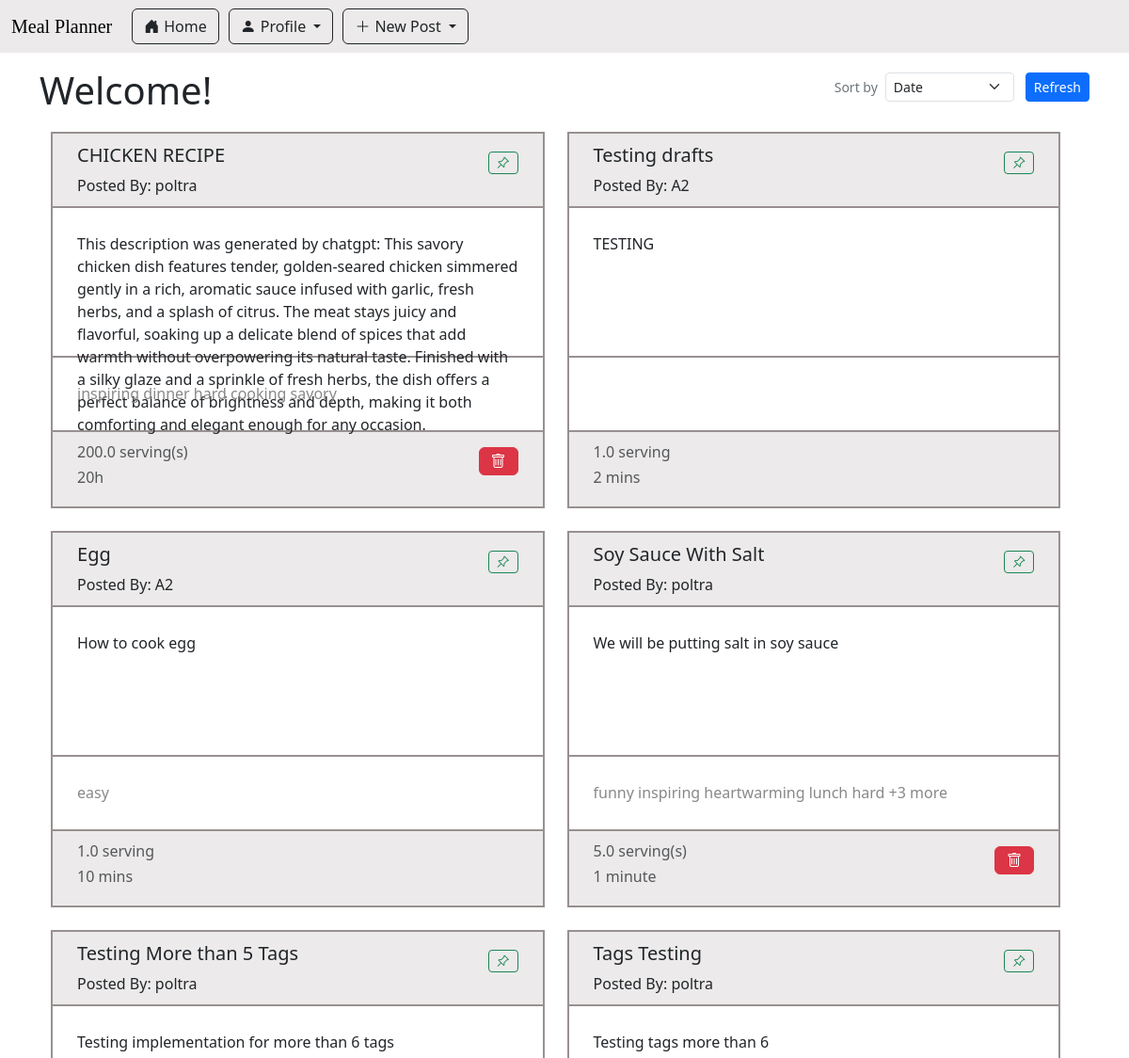
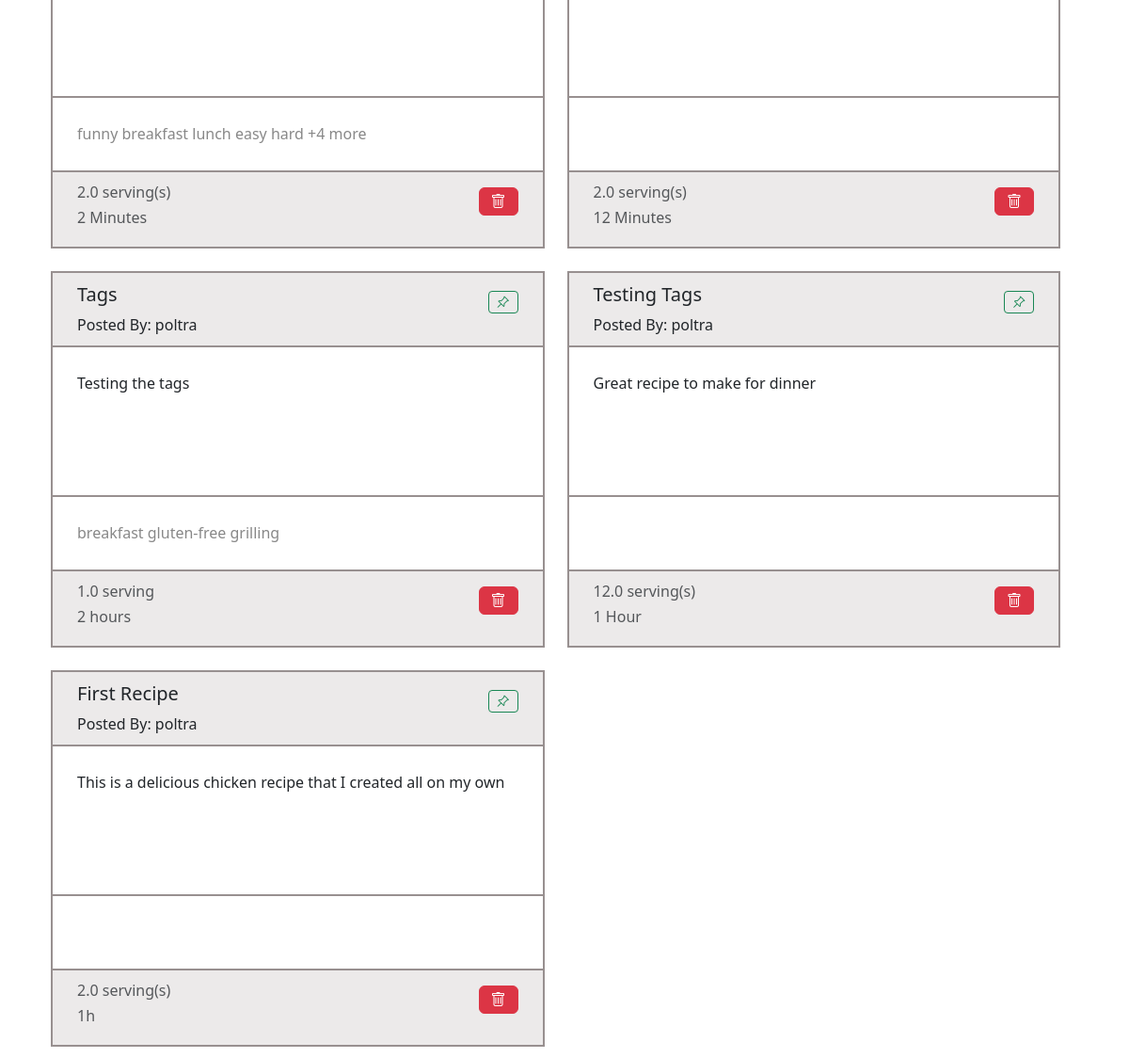
The app's page /index (signed in) with its own data (2 pictures, top to bottom).
### app/main/models.py (models this page shows, shortened)
class Recipe(db.Model):
    id : sqlo.Mapped[int] = sqlo.mapped_column(primary_key=True)
    title : sqlo.Mapped[str] = sqlo.mapped_column(sqla.String(150), default="")
    description: sqlo.Mapped[str] = sqlo.mapped_column(sqla.String(1500), default="")
    servingSize : sqlo.Mapped[float] = sqlo.mapped_column(sqla.Float, default=0)
    estimatedTime : sqlo.Mapped[str] = sqlo.mapped_column(sqla.String(25), default="")
    steps : sqlo.Mapped[str] = sqlo.mapped_column(sqla.String, default="")
    timestamp : sqlo.Mapped[Optional[datetime]] = sqlo.mapped_column(default = lambda : datetime.now(timezone.utc))
    is_draft : sqlo.Mapped[bool] = sqlo.mapped_column(sqla.Boolean, default=True)
    user_id : sqlo.Mapped[int] = sqlo.mapped_column(sqla.ForeignKey('user.id'))
    writer : sqlo.Mapped['User'] = sqlo.relationship(back_populates='written_recipes')
    tags: sqlo.WriteOnlyMapped['Tag'] = sqlo.relationship(
        secondary=recipe_tags_table,
        primaryjoin=(recipe_tags_table.c.recipe_id == id),
        back_populates='recipes',
        passive_deletes=True)
    recipe_saved_by_users : sqlo.WriteOnlyMapped['User'] = sqlo.relationship(
        secondary=saved_recipes_table,
        primaryjoin=(saved_recipes_table.c.recipe_id == id),
        back_populates='users_saved_recipes',
        passive_deletes=True)
    def get_num_tag(self):
        return len(self.get_tags())
    ingredients_used: sqlo.WriteOnlyMapped['RecipeIngredientUse'] = sqlo.relationship(back_populates='recipe_usecase_recipe', passive_deletes=True)
    def get_tags(self):
        return db.session.scalars(self.tags.select()).all()

class User(db.Model, UserMixin):
    id: sqlo.Mapped[int] = sqlo.mapped_column(primary_key=True)
    first_name: sqlo.Mapped[str] = sqlo.mapped_column(sqla.String(64))
    last_name: sqlo.Mapped[str] = sqlo.mapped_column(sqla.String(64))
    username: sqlo.Mapped[str] = sqlo.mapped_column(sqla.String(64))
    email: sqlo.Mapped[str] = sqlo.mapped_column(sqla.String(120))
    password_hash: sqlo.Mapped[str] = sqlo.mapped_column(sqla.String(256))
    is_certified: sqlo.Mapped[bool] = sqlo.mapped_column(sqla.Boolean, default=False)
    written_recipes: sqlo.WriteOnlyMapped['Recipe'] = sqlo.relationship(back_populates='writer')
    users_saved_recipes : sqlo.WriteOnlyMapped['Recipe'] = sqlo.relationship(
        secondary=saved_recipes_table,
        primaryjoin=(saved_recipes_table.c.user_id == id),
        back_populates='recipe_saved_by_users',
        passive_deletes=True)
    curr_ingredients: sqlo.WriteOnlyMapped['UserIngredientListUse'] = sqlo.relationship(back_populates='userlist_user')
    @login.user_loader
    def load_user(id):
        return db.session.get(User, int(id))

class Tag(db.Model):
    id: sqlo.Mapped[int] = sqlo.mapped_column(primary_key=True)
    name: sqlo.Mapped[str] = sqlo.mapped_column(sqla.String(20))
    recipes: sqlo.WriteOnlyMapped['Recipe'] = sqlo.relationship(
        secondary=recipe_tags_table, primaryjoin=(recipe_tags_table.c.tag_id == id), back_populates='tags')

### app/main/routes.py (the view, shortened to what this page needs)
@bp_main.route('/', methods=['GET'])
@bp_main.route('/index', methods=['GET', 'POST'])
def index():
    empty_form = EmptyForm()
    sort_form = SortForm()
    if request.method == 'GET':
        recipes = sqla.select(Recipe).where(Recipe.is_draft == False).order_by(Recipe.timestamp.desc())
    all_recipes  = db.session.scalars(recipes).all()
    return render_template('index.html', title="", recipes=all_recipes, form=empty_form, sortform = sort_form)

### app/main/forms.py
class EmptyForm(FlaskForm):
    submit = SubmitField('Submit')

class SortForm(FlaskForm):
    sortby = SelectField('Sort by', choices=['Date', "# of likes", "Certified User"])
    refresh = SubmitField('Refresh')

### meal_planner.py (called while the page is built)
@app.before_request
def initDB(*args, **kwargs):
    if app._got_first_request:
        db.create_all()

### app/main/templates/index.html (shortened to what this page needs)
{% extends "base.html" %}
{% import 'bootstrap_wtf.html' as wtf %}
{% block content %}
<div class="d-flex justify-content-between align-items-center">
    <h1 >Welcome!</h1>
    <form method="POST" class="d-flex align-items-center gap-1">
        <div class="d-flex align-items-center">
            <label class="me-2 mb-0 small text-secondary text-nowrap">Sort by</label>
            {{ sortform.sortby(class="form-select form-select-sm", style="width: auto;") }}
        </div>
        {{ sortform.refresh(class="btn btn-primary btn-sm ms-2") }}
    </form>
</div>
    <div class="recipe-card-collection">
        {% for recipe in recipes %}
            <div class="recipe-card">{% include '_recipe.html' %} </div>
        {% endfor %}
    </div>
</div>
{% endblock %}

### app/main/templates/_recipe.html
<div class="shine-effect">
    <a class="hidden-link" href="{{ url_for('recipe.view_recipe', recipe_id=recipe.id) }}">
        <div class="recipe-card-header bottom-line">
            <span>
                <h5>{{ recipe.title }}</h5>
                <h7>Posted By: {{ recipe.writer.username }}</h7>
            </span>
            <span class="icon-button">
                <form action="" method="post">
                    <button type="submit" class="btn btn-outline-success btn-sm">
                        <i class="bi bi-pin-angle"></i><span class="button-description">Save</span>
                    </button>
                </form>
            </span>
        </div>
        <div class="recipe-card-content bottom-line">
            <p>{{ recipe.description }}</p>
        </div>
        <div class = "recipe-card-tags bottom-line">
            {% if recipe.get_num_tag() > 6 %}
                {% for tag in recipe.get_tags()[:5] %}
                    {{tag.name}}
                {% endfor %}
                +{{ recipe.get_num_tag()-5 }} more
            {% else %}
                {% for tag in recipe.get_tags() %}
                    {{tag.name}}
                {% endfor %}
            {% endif %}
        </div>
        <div class="recipe-card-footer">
            <span>
                {% if recipe.servingSize > 1 %}
                    <h6 class="text-muted"> {{recipe.servingSize}} serving(s) </h5>
                {% else %}
                    <h6 class="text-muted"> {{recipe.servingSize}} serving </h5>
                {% endif %}
                <h6 class="text-muted"> {{recipe.estimatedTime}} </h5>
            </span>
            <span>
                {% if recipe.writer.id == current_user.id %}
                    <span class="icon-button">
                        <form action="{{ url_for('recipe.delete', recipe_id=recipe.id) }}" method="post">
                            <button type="submit" class="btn btn-danger" style="width: 100%; margin-top:1px; margin-bottom:1px;">
                                <i class="bi bi-trash"></i><span class="button-description">Delete</span>
                            </button>
                        </form>
                    </span>
                {% endif %}
            </span>
        </div>
    </a>
</div>

### app/static/css/main.css (style rules this page uses)
:root { --accent-bg-color: #eceaea; --blank-bg-color: #fff; --outline-color: #989090; }
.bottom-line { border-style: none none solid none; border-width: 2px; border-color: var(--outline-color); }
.recipe-card-collection { display: flex; flex-wrap:wrap; width: 100%; }
.recipe-card { border-style: solid; border-width: 2px; border-color: var(--outline-color); padding:0; margin:1vw; height:400px; transition: 0.15s; }
@media screen and (min-width: 1200px) { .recipe-card { width: 27%; } }
@media screen and (min-width: 800px) and (max-width: 1200px) { .recipe-card { width: 47%; } }
.recipe-card-header { height: 20%; width: 100%; padding: 5%; display: flex; justify-content: space-between; align-items: center; background-color: var(--accent-bg-color); }
.recipe-card-content { height: 40%; width: 100%; padding: 5%; background-color: var(--blank-bg-color); }
.recipe-card-tags { height: 20%; width: 100%; padding: 5%; color: #888; }
.recipe-card-footer { height: 20%; width: 100%; padding: 5%; display: flex; justify-content: space-between; align-items: center; background-color: var(--accent-bg-color); }
.hidden-link { color: inherit; text-decoration: inherit; }

### records on screen
Recipe: title "CHICKEN RECIPE", writer.username "poltra", description "This description was generated by chatgpt: This savory chicken dish features tender, golden-seared chicken simmered gently in a rich, aromatic sauce infused with garlic, fresh herbs, and a splash of citrus. The meat stays juicy and flavorful, soaking up a delicate blend of spices that add warmth without overpowering its natural taste. Finished with a silky glaze and a sprinkle of fresh herbs, the dish offers a perfect balance of brightness and depth, making it both comforting and elegant enough for any occasion.", servingSize "200.0", estimatedTime "20h"
Tag: name "inspiring"
Tag: name "dinner"
Tag: name "hard"
Tag: name "cooking"
Tag: name "savory"
Recipe: title "Testing drafts", writer.username "A2", description "TESTING", servingSize "1.0", estimatedTime "2 mins"
Recipe: title "Egg", writer.username "A2", description "How to cook egg", servingSize "1.0", estimatedTime "10 mins"
Tag: name "easy"
Recipe: title "Soy Sauce With Salt", writer.username "poltra", description "We will be putting salt in soy sauce", recipe "3", servingSize "5.0", estimatedTime "1 minute"
Tag: name "funny"
Tag: name "heartwarming"
Tag: name "lunch"
Recipe: title "Testing More than 5 Tags", writer.username "poltra", description "Testing implementation for more than 6 tags", recipe "4", servingSize "2.0", estimatedTime "2 Minutes"
Tag: name "breakfast"
Recipe: title "Tags Testing", writer.username "poltra", description "Testing tags more than 6", servingSize "2.0", estimatedTime "12 Minutes"
Recipe: title "Tags", writer.username "poltra", description "Testing the tags", servingSize "1.0", estimatedTime "2 hours"
Tag: name "gluten-free"
Tag: name "grilling"
Recipe: title "Testing Tags", writer.username "poltra", description "Great recipe to make for dinner", servingSize "12.0", estimatedTime "1 Hour"
Recipe: title "First Recipe", writer.username "poltra", description "This is a delicious chicken recipe that I created all on my own", servingSize "2.0", estimatedTime "1h"
